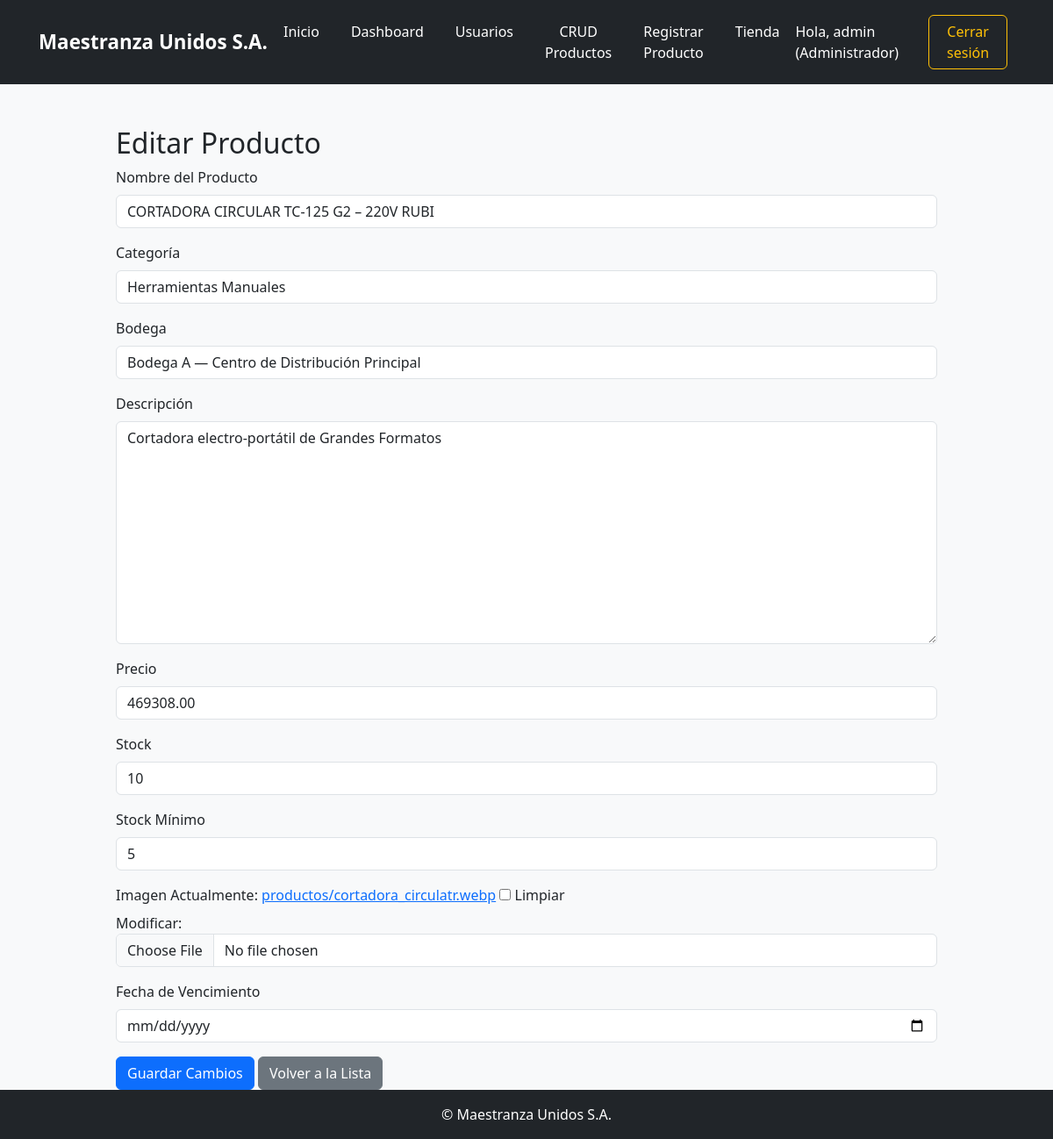
The app's page /productos/editar/21/ (signed in) with its own data.
### inventario/models.py (models this page shows, shortened)
class Producto(models.Model):
    nombre = models.CharField(max_length=100)
    categoria = models.ForeignKey(
        CategoriaProducto,
        on_delete=models.SET_NULL,
        null=True,
        blank=True,
        related_name='productos'
    )
    descripcion = models.TextField(blank=True)
    precio = models.DecimalField(max_digits=10, decimal_places=2)
    imagen = models.ImageField(upload_to='productos/', null=True, blank=True)
    fecha_vencimiento = models.DateField(null=True, blank=True)
    stock = models.PositiveIntegerField(default=0)
    stock_minimo = models.PositiveIntegerField(default=1)
    serial_number = models.CharField(
        max_length=20,
        unique=True,
        editable=False,
        blank=True,
        help_text="Número de serie generado automáticamente"
    )
    bodega = models.ForeignKey(
        Bodega,
        on_delete=models.CASCADE,
        related_name='productos',
        null=True,       # importante para migrar sin errores
        blank=True
    )

### inventario/views.py (the view)
# urls.py: path('productos/editar/<int:producto_id>/', views.editar_producto, name='editar_producto'),
@login_required
@groups_required('Gestor de Inventario', 'Almacén')
def editar_producto(request, producto_id):
    producto = get_object_or_404(Producto, pk=producto_id)
    precio_anterior = producto.precio
    if request.method == 'POST':
        form = ProductoForm(request.POST, request.FILES, instance=producto)
        if form.is_valid():
            producto_actualizado = form.save()
            if producto_actualizado.precio != precio_anterior:
                rol = request.user.groups.first().name if request.user.groups.exists() else "Sin rol"
                HistorialPrecio.objects.create(
                    producto=producto_actualizado,
                    precio=producto_actualizado.precio,
                    usuario=request.user,
                    rol=rol
                )
            messages.success(request, "Producto modificado exitosamente.")
            return redirect('producto_crud')
    else:
        form = ProductoForm(instance=producto)
    return render(request, 'inventario/registro_producto.html', {
        'form': form,
        'editar': True,
        'producto': producto
    })

### inventario/forms.py (shortened to what this page needs)
class ProductoForm(forms.ModelForm):
    class Meta:
        model = Producto
        fields = '__all__'
        widgets = {
            'fecha_vencimiento': forms.DateInput(attrs={'type': 'date'}),
            'stock': forms.NumberInput(attrs={'min': 0}),
            'stock_minimo': forms.NumberInput(attrs={'min': 0}),
            'categoria': forms.Select(),
            'bodega': forms.Select(),
        }
    def __init__(self, *args, **kwargs):
        super().__init__(*args, **kwargs)
        self.fields['categoria'].empty_label = "Seleccione una categoría"
        self.fields['bodega'].empty_label = "Seleccione una bodega"
        for name, field in self.fields.items():
            field.widget.attrs.setdefault('class', 'form-control')

### inventario/models.py (called while the page is built)
    def __str__(self):
        return self.nombre

    def __str__(self):
        return self.nombre

### inventario/views.py (called while the page is built)
def groups_required(*group_names):
    def check_groups(user):
        return user.is_authenticated and (
            user.groups.filter(name__in=group_names).exists() or user.groups.filter(name='Administrador').exists()
        )
    return user_passes_test(check_groups)

### inventario/templates/inventario/registro_producto.html (shortened to what this page needs)
{% extends 'inventario/base.html' %}
{% block content %}
<div class="container mt-5">
  <h2>{% if editar %}Editar Producto{% else %}Registrar Producto{% endif %}</h2>
  <form method="post" enctype="multipart/form-data">
    <div class="mb-3">
      <label for="{{ form.nombre.id_for_label }}" class="form-label">Nombre del Producto</label>
      {{ form.nombre }}
    </div>
    <div class="mb-3">
      <label for="{{ form.categoria.id_for_label }}" class="form-label">Categoría</label>
      {{ form.categoria }}
    </div>
    <div class="mb-3">
      <label for="{{ form.bodega.id_for_label }}" class="form-label">Bodega</label>
      {{ form.bodega }}
    </div>
    <div class="mb-3">
      <label for="{{ form.descripcion.id_for_label }}" class="form-label">Descripción</label>
      {{ form.descripcion }}
    </div>
    <div class="mb-3">
      <label for="{{ form.precio.id_for_label }}" class="form-label">Precio</label>
      {{ form.precio }}
    </div>
    <div class="mb-3">
      <label for="{{ form.stock.id_for_label }}" class="form-label">Stock</label>
      {{ form.stock }}
    </div>
    <div class="mb-3">
      <label for="{{ form.stock_minimo.id_for_label }}" class="form-label">Stock Mínimo</label>
      {{ form.stock_minimo }}
    </div>
    <div class="mb-3">
      <label for="{{ form.imagen.id_for_label }}" class="form-label">Imagen</label>
      {{ form.imagen }}
    </div>
    <div class="mb-3">
      <label for="{{ form.fecha_vencimiento.id_for_label }}" class="form-label">Fecha de Vencimiento</label>
      {{ form.fecha_vencimiento }}
    </div>
    <button type="submit" class="btn btn-primary">
      {% if editar %}Guardar Cambios{% else %}Guardar Producto{% endif %}
    </button>
    <a href="{% url 'producto_crud' %}" class="btn btn-secondary">
      {% if editar %}Volver a la Lista{% else %}Ver Productos{% endif %}
    </a>
  </form>
</div>
{% endblock %}

### inventario/templates/inventario/base.html (shortened to what this page needs)
{% load static %}
<!DOCTYPE html>
<html lang="es">
<head>
  <link href="https://cdn.jsdelivr.net/npm/bootstrap@5.3.3/dist/css/bootstrap.min.css" rel="stylesheet">
  <link rel="stylesheet" href="{% static 'inventario/css/style.css' %}">
</head>
<body class="{% if request.COOKIES.theme == 'dark' %}dark-mode{% endif %}">
<nav class="navbar navbar-expand-lg navbar-dark bg-dark">
  <div class="container-fluid">
    <a class="navbar-brand mx-auto" href="#">Maestranza Unidos S.A.</a>
    <div class="collapse navbar-collapse justify-content-center" id="navbarNav">
      <ul class="navbar-nav mx-auto">
        <li class="nav-item"><a class="nav-link" href="{% url 'index' %}">Inicio</a></li>
        {% if user.is_authenticated %}
            {% if user.groups.first.name == 'Administrador' %}
                <li class="nav-item"><a class="nav-link" href="{% url 'dashboard' %}">Dashboard</a></li>
                <li class="nav-item"><a class="nav-link" href="{% url 'usuarios_crud' %}">Usuarios</a></li>
                <li class="nav-item"><a class="nav-link" href="{% url 'producto_crud' %}">CRUD Productos</a></li>
                <li class="nav-item"><a class="nav-link" href="{% url 'registro_producto' %}">Registrar Producto</a></li>
                <li class="nav-item"><a class="nav-link" href="{% url 'tienda' %}">Tienda</a></li>
            {% elif user.groups.first.name == 'Comprador' %}
                <li class="nav-item"><a class="nav-link" href="{% url 'tienda' %}">Tienda</a></li>
                <li class="nav-item"><a class="nav-link" href="{% url 'dashboard' %}">Dashboard</a></li>
            {% elif user.groups.first.name == 'Almacén' %}
                <li class="nav-item"><a class="nav-link" href="{% url 'producto_crud' %}">CRUD Productos</a></li>
                <li class="nav-item"><a class="nav-link" href="{% url 'tienda' %}">Tienda</a></li>
                <li class="nav-item"><a class="nav-link" href="{% url 'dashboard' %}">Dashboard</a></li>
            {% endif %}
        {% else %}
            <li class="nav-item"><a class="nav-link" href="{% url 'login' %}">Iniciar Sesión</a></li>
            <li class="nav-item"><a class="nav-link" href="{% url 'registro_usuario' %}">Registrarse</a></li>
            <li class="nav-item"><a class="nav-link" href="{% url 'olvidar_contra' %}">¿Olvidaste tu contraseña?</a></li>
        {% endif %}
      </ul>
      {% if user.is_authenticated %}
        <div class="d-flex align-items-center ms-auto">
          <span class="navbar-text me-3">
            Hola, {{ user.username }}
            {% if user.groups.first %}
              ({{ user.groups.first.name }})
            {% else %}
              (Sin rol)
            {% endif %}
          </span>
          <a href="{% url 'logout' %}" class="btn btn-outline-light me-2">Cerrar sesión</a>
        </div>
      {% endif %}
    </div>
  </div>
</nav>
<main class="main-content">
  {% block content %}{% endblock %}
</main>
<footer class="bg-dark text-white text-center py-3 mt-auto">
  © Maestranza Unidos S.A.
</footer>
</body>
</html>

### inventario/static/inventario/css/style.css (style rules this page uses)
body { background-color: #f8f9fa; font-family: 'Segoe UI', Tahoma, Geneva, Verdana, sans-serif; margin: 0; padding: 0; }
.navbar { padding: 1rem 2rem; }
.navbar-brand { font-weight: bold; font-size: 1.4rem; color: white !important; text-align: center; margin-right: auto; margin-left: auto; }
.navbar-nav { text-align: center; }
.navbar-nav .nav-item { margin: 0 10px; }
.navbar-nav .nav-link { color: #ffffff !important; font-weight: 500; transition: all 0.2s ease-in-out; }
.navbar-text { color: #ffffff; font-size: 1rem; }
.btn-outline-light { border-color: #ffc107; color: #ffc107; }
footer { background-color: #343a40; color: white; text-align: center; padding: 15px 0; margin-top: 50px; }
.container { max-width: 960px; }

### records on screen
Producto: nombre "CORTADORA CIRCULAR TC-125 G2 – 220V RUBI", categoria "Herramientas Manuales", bodega "Bodega A — Centro de Distribución Principal", descripcion "Cortadora electro-portátil de Grandes Formatos", precio "469308.00", stock "10", stock_minimo "5"

### other values on screen
{{ user.username }} "admin"
{{ user.groups.first.name }} "Administrador"
